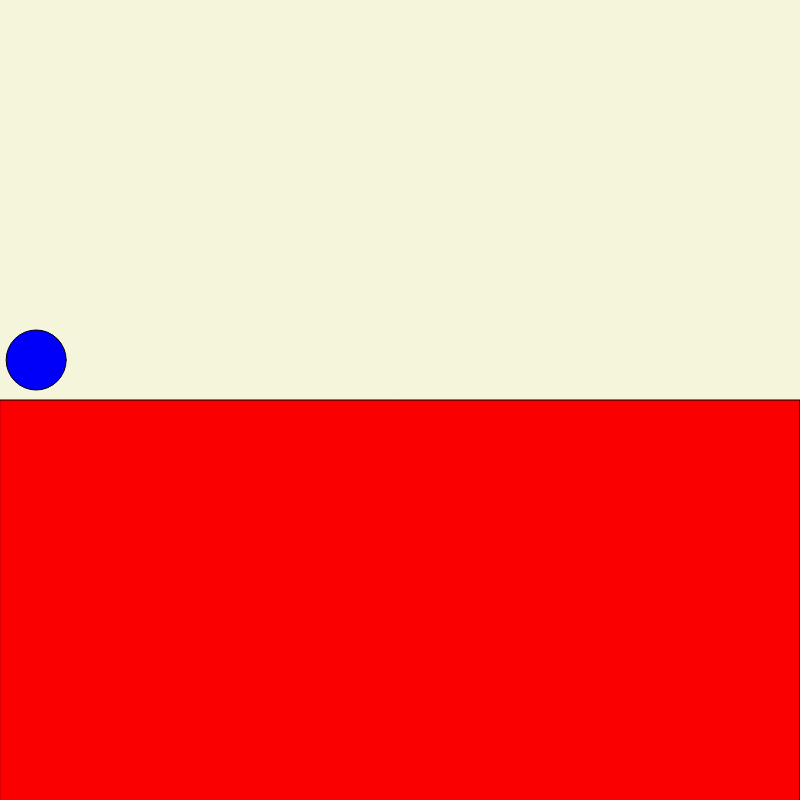
Frame 1 (no input)
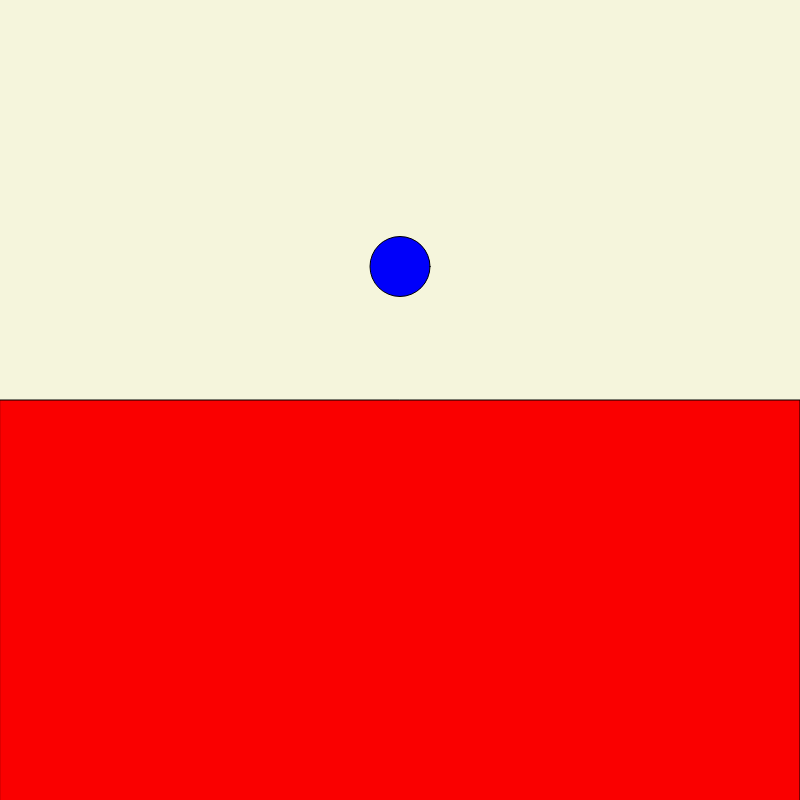
Frame 60 (no input)
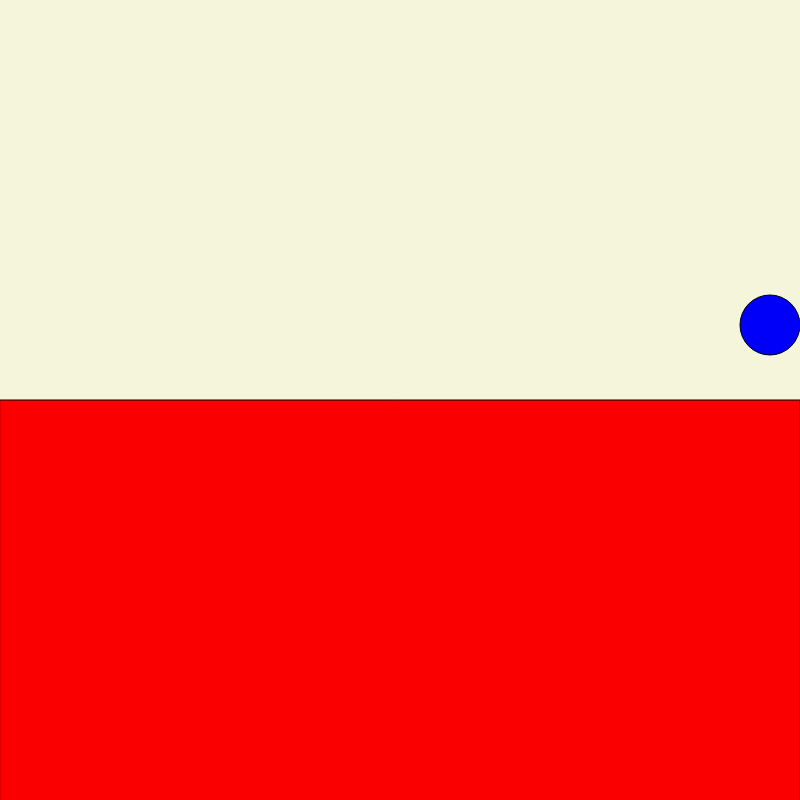
Frame 120 (the mouse pressed at the canvas centre since frame 60)

The p5.js sketch that drew these frames (run headless with seeded random() and noise() and a simulated clock; from frame 60 on, the mouse is pressed at the canvas centre):

// p5.js sketch
// ── sketch.js
// Declarar variável global da bolinha
let bolinha; 

// Constantes para definir velocidade
const WIDTH = 800;
const HEIGHT = 800;
const FRAMERATE = 60;

// Variável para medir o tempo do trajeto
//let startDate;

function setup() {

  createCanvas(WIDTH, HEIGHT);

  // Inicia a bolinha com raio 30
  bolinha = new Ball(30);
  
  /* Troca o frameRate para que o
  /  percurso dure 4 segundos sem
  /  que o FrameRate importe
  */ 
  frameRate(FRAMERATE);
}

function draw() {
  background(245, 245, 220);
  
  // Chama os métodos da bolinha
  bolinha.update();
  bolinha.display();
}

class Ball {

  constructor(raio) {
    this.raio = raio;
    
    /* Iniciar a posição da bolinha encostada
    /  na parede.
    */
    this.posicao = new createVector(raio, HEIGHT/2 - raio);

    /* Fórmula da velocidade. A velocidade 
    /  vertical é 10, como especificado na
    /  questão, e a horizontal a largura da 
    /  da tela dividida por duas vezes o 
    /  FrameRate pois ela tem 2 segundos para
    /  chegar de um lado ao outro da tela.
    /  A subtração de 0.5 é apenas para tratar
    /  a confusão que o JS faz com números
    /  de ponto flutuante.
    */
    this.velocidade = new createVector(WIDTH/(FRAMERATE*2) - 0.5, -10);

    /* Vetor de gravidade, no valor especificado
    /  na questão
    */
    this.gravidade = new createVector(0, 0.5);
  }
  
  update() {

    // Movimenta a bolinha
    this.posicao.add(this.velocidade);

    /* Condição para caso a bolinha bata em
    /  uma das paredes.
    */
    if((this.posicao.x + this.raio) > WIDTH ||
      this.posicao.x < this.raio){

      // Comandos para medir o tempo do percurso
      //console.log(`DATE: ${new Date() - startDate}`);
      //startDate = new Date();
      
      // Põe a bolinha na direção contrária
      this.velocidade.x *= -1;
    }
    /* Condição para a bolinha quicar na superfície
    /  vermelha.
    */
    if((this.posicao.y + this.raio) > HEIGHT/2){

      // Troca o sentido vertical da bolinha
      this.velocidade.y *= -1;
      
      // Esse é mais um ajuste para ajudar o JS
      // a tratar números quebrados.
      this.posicao.y = HEIGHT/2 - this.raio;
    }
    
    // A cada frame, adiciona a gravidade;
    this.velocidade.add(this.gravidade);
    
  }
  display() {
    // Comandos para iniciar a contagem de tempo
    //if (frameCount == 0) {
    //  startDate = new Date();
    //}

    // Desenha o plano de fundo
    fill(250, 0, 0);
    rect(0, HEIGHT/2, WIDTH, HEIGHT)
    fill(0, 0, 250);

    // Desenha a bolinha
    ellipse(this.posicao.x, this.posicao.y, this.raio*2, this.raio*2);
  }
}
